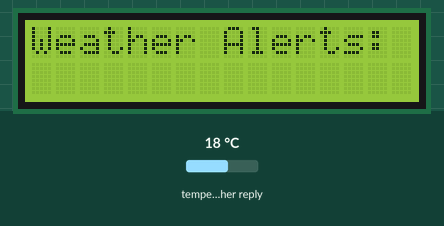
Recording of a sketch running on a simulated ESP32. On the bench: 16×2 character LCD. The test bench sets the inputs (shaded band); at power-on: temperature in the weather reply 18 °C. WiFi joins after 1.5 s; servers stay silent unless stated; web services answer with replies made up by the test bench; what the sketch prints to the serial monitor is not drawn.

Above: at 2.3 s.

The sketch:

PotientialWifiCode.ino
```cpp
#include <Arduino.h>
#include <Wire.h>
#include <LiquidCrystal_I2C.h>
#include <WiFi.h>
#include <HTTPClient.h>
#include <ArduinoJson.h>

// Replace with your Wi-Fi credentials
const char* ssid = "Your_SSID";
const char* password = "Your_PASSWORD";

// Replace with your OpenWeatherMap API key
const char* apiKey = "Your_API_KEY";

// Your city and country (e.g., "City, Country Code")
const char* location = "Your_City,Country_Code";

// Initialize LCD
LiquidCrystal_I2C lcd(0x27, 16, 2); // I2C address may vary; use the correct address for your LCD

void setup() {
  Serial.begin(115200);

  // Connect to Wi-Fi
  WiFi.begin(ssid, password);
  while (WiFi.status() != WL_CONNECTED) {
    delay(1000);
    Serial.println("Connecting to WiFi...");
  }
  Serial.println("Connected to WiFi");

  lcd.init();
  lcd.backlight();
  lcd.clear();
}

void loop() {
  // Check for weather alerts
  String weatherAlerts = getWeatherAlerts();

  // Display alerts on the LCD
  lcd.clear();
  lcd.setCursor(0, 0);
  lcd.print("Weather Alerts:");
  lcd.setCursor(0, 1);
  lcd.print(weatherAlerts);

  // Wait before checking again (adjust as needed)
  delay(600000); // Wait for 10 minutes before checking again
}

String getWeatherAlerts() {
  String alerts = "";

  // Create a URL for the OpenWeatherMap API request
  String url = "http://api.openweathermap.org/data/2.5/weather?q=" + String(location) + "&appid=" + apiKey;

  // Send HTTP GET request to OpenWeatherMap
  HTTPClient http;
  http.begin(url);
  int httpResponseCode = http.GET();

  if (httpResponseCode > 0) {
    String payload = http.getString();

    // Parse JSON data using ArduinoJSON library
    const size_t capacity = JSON_OBJECT_SIZE(1) + 200;
    DynamicJsonDocument jsonDoc(capacity);
    deserializeJson(jsonDoc, payload);

    // Check if there are any alerts
    JsonObject alertsObj = jsonDoc["alerts"];
    if (!alertsObj.isNull()) {
      // Extract alert information
      alerts = alertsObj[0]["description"].as<String>();
    }
  }

  http.end();
  return alerts;
}
```
